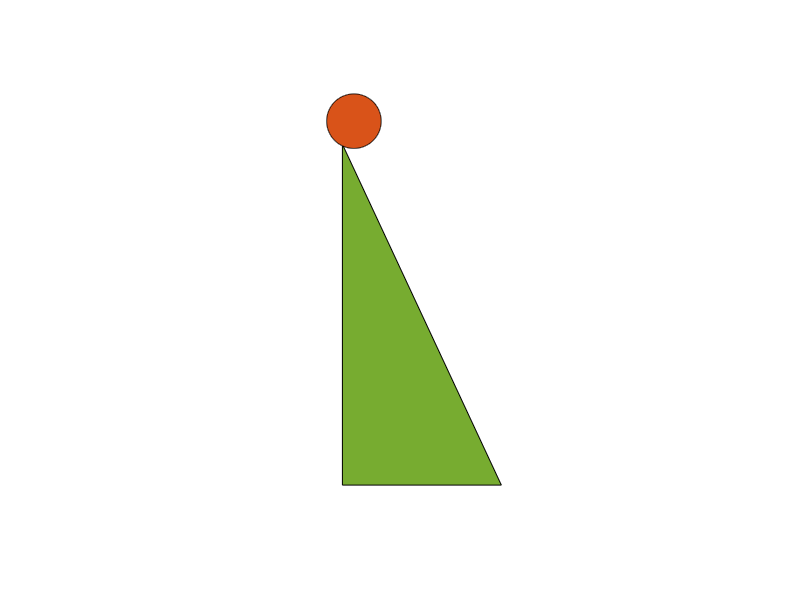

Recreate this plot in MATLAB. (Note: this script raises an error after producing the figure.)
clc;
close all;
clear;
% Some basic physics values for the stone:
Alpha = 65;   % angle at which it starts falling
g = 9.81;   % gravity
m = 10;      % mass of the stone
h = 25;      % height from the surface

%boundary conditions:
B_x = 0;
B_y = 0;

B1_x = h/tand(Alpha);  % tand gives the tangent of the element expressed in degrees.
B1_y = -h;
B2_x = B_x;
B2_y = B1_y;
Patch_x = ([B_x B1_x B2_x]); % use of Patch function for generating Triangle
Patch_y = ([B_y B1_y B2_y]);
b = 2*cosd(Alpha);       %Shift of y-axis
dis = B1_x/cosd(Alpha);     %Distance the mass slides
a = g*sind(Alpha);        %Acceleration in plane
tim = sqrt(2*dis/a);         %Duration of sliding
F = tim*50;       %frames per second  
ti = tim/F;         %time interval between frames
t_x(1) = 0;
for i=1:(round(F)+1)
    
    t_x(i+1) = t_x(i) + ti; %Moments in time the frames are shown
    
end
for k=1:length(t_x)
    
    dis_t(k) = (1/2)*a*t_x(k)^2;           %c distance covered over time
    
    z(1,k) = dis_t(k)*cosd(Alpha); %X-Axis                %calculation with the orthogonal plane (-1)*s_pk(k)*cosd(Alpha) + X_Ortho;
    z(2,k) = tand((-1)*Alpha)*z(1,k)+b; %Y-Axis           %s_pk(k)*sind(Alpha) + Y_Ortho;
    
end
% Animation for the rolling motion
q = 1;
Posx = 500;
Posy = 200;
width = 500;
height = 300;
fig = figure('Name', 'Rock Falling','NumberTitle','off','position', [Posx Posy width height], 'units', 'centimeters');
time = 0;
tic;     %to measure the elapsed time
while time < tim
    
    time = toc;
    
    clf;
    
    posDraw = interp1(t_x',z',time')';             %Interpolates Position of mass based on real time
    hold on;
    patch(Patch_x, Patch_y,[0.4660 0.6740 0.1880])                %Generates the Triangle wih colour
   
    fill(posDraw(1)+b+2*cos(0:0.01:2*pi), posDraw(2)+b+2*sin(0:0.01:2*pi), [0.8500 0.3250 0.0980])

    axis equal;
    axis off;
    
    filename = 'rock_simulation_AG.gif';
    frame = getframe(1);
      im = frame2im(frame);
      [imind,cm] = rgb2ind(im,256);
      if i == 1
          imwrite(imind,cm,filename,'gif', 'Loopcount',inf);
      else
          % overwrite then change to append
          imwrite(imind,cm,filename,'gif','WriteMode','append');
      end
end